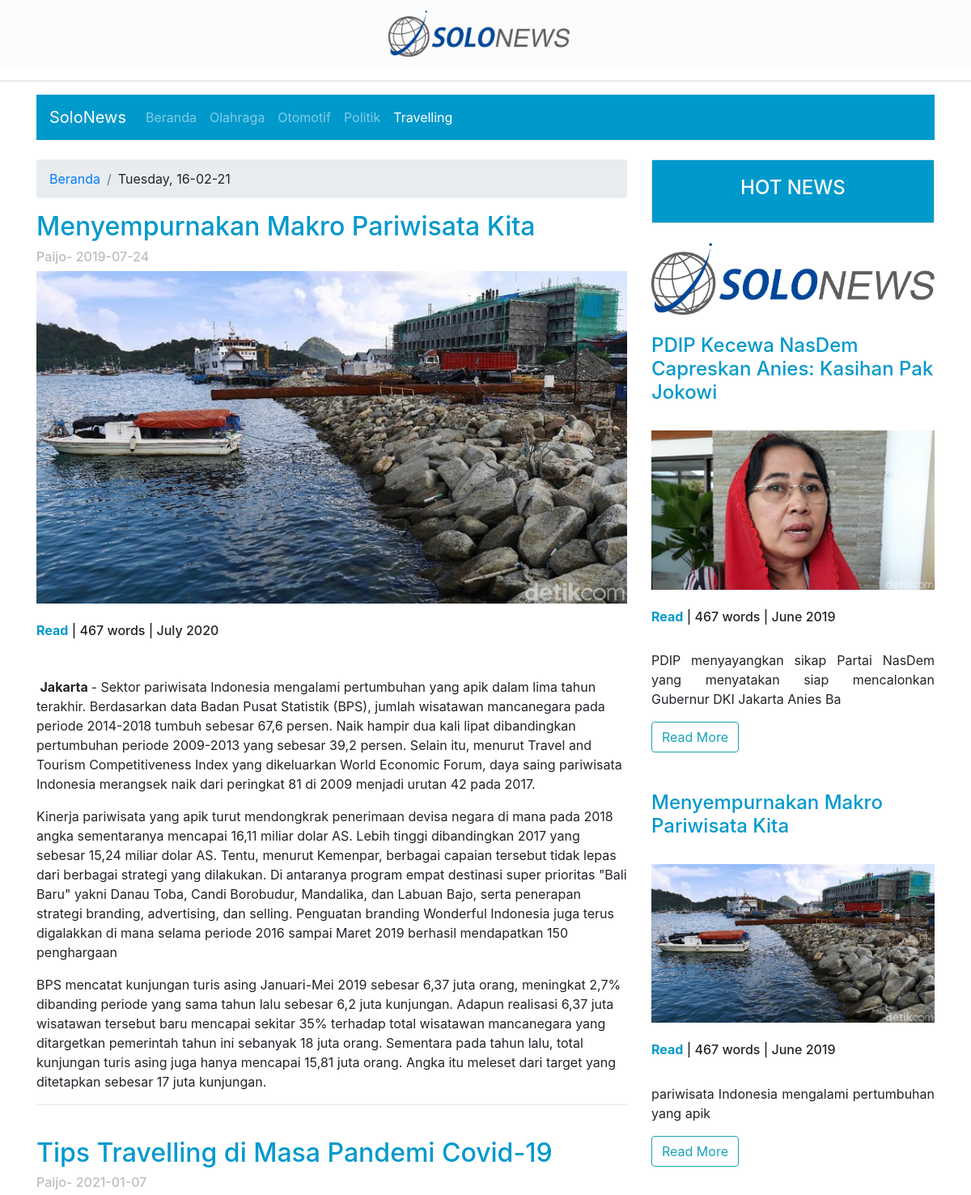
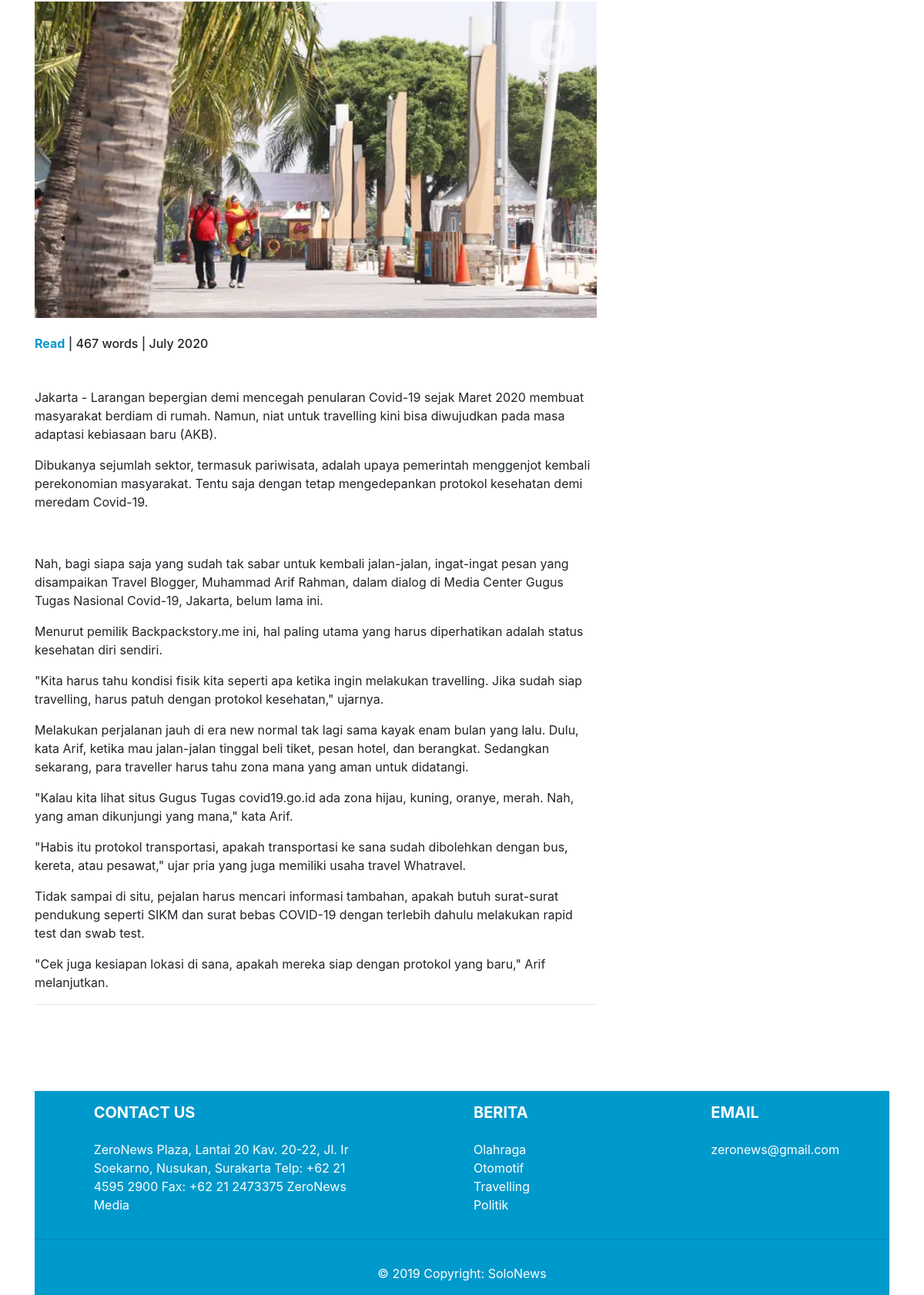
The app's page /index.php/travelling with its own data (2 pictures, top to bottom).
### tables this page shows
CREATE TABLE `berita` (
  `id` int(11) NOT NULL,
  `judul` varchar(150) DEFAULT NULL,
  `gambar` varchar(50) NOT NULL,
  `waktu_terbit` date DEFAULT NULL,
  `isi` text DEFAULT NULL,
  `headline` varchar(100) DEFAULT NULL,
  `link` varchar(50) NOT NULL,
  `penulis_id` int(11) NOT NULL,
  `berita_jenis_id` int(11) NOT NULL
);

CREATE TABLE `penulis` (
  `id` int(11) NOT NULL,
  `nama` varchar(100) NOT NULL,
  `telepon` varchar(13) DEFAULT NULL,
  `alamat` varchar(150) DEFAULT NULL,
  `email` varchar(45) DEFAULT NULL
);

### application/controllers/Travelling.php (called while the page is built, shortened)
<?php
class Travelling extends CI_Controller{
 function __construct(){
    $this->load->model('ModelTravelling');
 }
 public function index(){
    $data['berita'] = $this->ModelTravelling->tampil_data();
    $data['limit'] = $this->ModelTravelling->tampil_data2();
    $this->load->view('pages/Travelling',$data);
 }
}
 ?>

### index.php (called while the page is built, shortened)
<?php
require_once BASEPATH.'core/CodeIgniter.php';

### application/models/ModelTravelling.php (called while the page is built, shortened)
<?php if(!defined('BASEPATH')) exit ('No direct script access allowed');
class ModelTravelling extends CI_Model {
     public function tampil_data()
     {
          $this->db->where('berita_jenis_id',2);
          return $this->db->from('berita')
          ->join('penulis','penulis.id=berita.penulis_id')
          ->get()
          ->result();
     }
     public function tampil_data2()
     {
          return $this->db->get('berita', 2)->result();
     }
}

### application/views/pages/Travelling.php (the view, shortened to what this page needs)
<!DOCTYPE html>
<html>
<head>
    <link rel="stylesheet" type="text/css" href="<?php echo base_url()?>assets/bootstrap/css/bootstrap.min.css">
</head>
<body>
<nav class="navbar navbar-default" style="background-color: #fcfcfc;">
  <div class="container-fluid">
    <div class="navbar-header">
      <a class="navbar-brand" href="#">
	  <center>
        <img alt="Brand" src="<?php echo base_url('assets/images/logo.png') ?>" width="20%"></center>
      </a>
    </div>
  </div>
</nav>
<hr style="border: 1px solid #e8eaeb;">
	<div class="container">
		<nav class="navbar navbar-expand-lg navbar-dark" style="background-color: #0099CC; ">
		  <a class="navbar-brand" href="#">SoloNews</a>
		  <div class="collapse navbar-collapse" id="navbarNavDropdown">
		    <ul class="navbar-nav">
		      <li class="nav-item">
		        <a class="nav-link" href="<?php echo base_url(). 'home'?>">Beranda <span class="sr-only">(current)</span></a>
		      </li>
		      <li class="nav-item">
		        <a class="nav-link" href="<?php echo base_url(). 'olahraga'?>">Olahraga</a>
		      </li>
		      <li class="nav-item ">
		        <a class="nav-link" href="<?php echo base_url(). 'otomotif'?>">Otomotif</a>
		      </li>
		      <li class="nav-item">
		        <a class="nav-link" href="<?php echo base_url(). 'politik'?>">Politik</a>
		      </li>
		      <li class="nav-item active">
		        <a class="nav-link" href="<?php echo base_url(). 'travelling'?>">Travelling</a>
		      </li>
		    </ul>
		  </div>
		</nav>
		<br>
		<div class="row">
			<div class="col-md-8">
				<nav aria-label="breadcrumb" style="background-color: #ffffff ; ">
					<ol class="breadcrumb">
						<li class="breadcrumb-item active" aria-current="page"><a href="#">Beranda</a></li>
						<li class="breadcrumb-item"><?php echo date('l, d-m-y'); ?></li>
					</ol>
				</nav>
				<div class="berita">
						<?php
							foreach ($berita as $b ) {
						?>
						<h2 style="color: #0099CC; "><?php echo $b->judul ?></h2>
						<h6 style="color: #bdbdbd ;"><?php echo $b->nama ?>- <?php echo $b->waktu_terbit ?></h6>
						<img src="<?php echo base_url('assets/images/'.$b->gambar) ?>" width="100%"><br><br>
						<h6><b style="color:#0099CC; ">Read</b> | 467 words | July 2020</h6><br>
						<p align="justify"><?php echo $b->isi ?></p>
						<hr>
							<br>
					<?php } ?>
				</div>
			</div>
			<div class="col-md-4">
            <div class="card">
			<div class="card-body" style="text-align: center; background-color: #0099CC; color: #ffffff;">
				<h4>HOT NEWS</h4>
			</div>
		</div>
				<div class="berita2">
					<div class="isiBerita">
                        <br>
						<img src="<?php echo base_url('assets/images/logo.png') ?>" width="100%"><br><br>
						<?php
							foreach ($limit as $l ) {
						?>
						<h4 style="color: #0099CC; "><?php echo $l->judul ?></h4><br>
						<img src="<?php echo base_url('assets/images/'.$l->gambar) ?>" width="100%"><br><br>
						<h6><b style="color:#0099CC; ">Read</b> | 467 words | June 2019</h6><br>
						<p align="justify"><?php echo $l->headline ?></p>
						<a href="<?php echo base_url(). ''.$l->link ?>"><button type="button" class="btn btn-outline-info">Read More</button></a> <br><br>
						<br>
		<?php } ?>
		</div>
		</div>
	</div>
	</div>
	<br><br><br>
		<footer class="page-footer font-small stylish" style="background-color: #0099CC; color: #ffffff; ">
		  <div class="container text-center text-md-left">
		    <div class="row">
		      <div class="col-md-4 mx-auto">
		        <h5 class="font-weight-bold text-uppercase mt-3 mb-4">Contact Us</h5>
		        <p>ZeroNews Plaza, Lantai 20 Kav. 20-22, Jl. Ir Soekarno, Nusukan, Surakarta Telp: +62 21 4595 2900 Fax: +62 21 2473375 ZeroNews Media </p>
		      </div>
		      <div class="col-md-2 mx-auto">
		        <h5 class="font-weight-bold text-uppercase mt-3 mb-4">Berita</h5>
		        <ul class="list-unstyled">
		          <li>
		            Olahraga
		          </li>
		          <li>
		           Otomotif
		          </li>
		          <li>
		            Travelling
		          </li>
		          <li>
		            Politik
		          </li>
		        </ul>
		      </div>
		      <div class="col-md-2 mx-auto">
		        <h5 class="font-weight-bold text-uppercase mt-3 mb-4">Email</h5>
		        <ul class="list-unstyled">
		          <li>
		           zeronews@gmail.com
		          </li>
		        </ul>
		      </div>
		    </div>
		  </div>
		  <hr>
		  <div class="footer-copyright text-center py-3">© 2019 Copyright: SoloNews
		  </div>
		</footer>
</div>
</body>
</html>

### records on screen
berita: judul "Menyempurnakan Makro Pariwisata Kita", penulis.nama "Paijo", waktu_terbit "2019-07-24", gambar (picture), isi "Jakarta - Sektor pariwisata Indonesia mengalami pertumbuhan yang apik dalam lima tahun terakhir. Berdasarkan data Badan Pusat Statistik (BPS), jumlah wisatawan mancanegara pada periode 2014-2018 tumbuh sebesar 67,6 persen. Naik hampir dua kali lipat dibandingkan pertumbuhan periode 2009-2013 yang sebesar 39,2 persen. Selain itu, menurut Travel and Tourism Competitiveness Index yang dikeluarkan World Economic Forum, daya saing pariwisata Indonesia merangsek naik dari peringkat 81 di 2009 menjadi urutan 42 pada 2017. Kinerja pariwisata yang apik turut mendongkrak penerimaan devisa negara di mana pada 2018 angka sementaranya mencapai 16,11 miliar dolar AS. Lebih tinggi dibandingkan 2017 yang…", headline "pariwisata Indonesia mengalami pertumbuhan yang apik"
berita: judul "Tips Travelling di Masa Pandemi Covid-19", penulis.nama "Paijo", waktu_terbit "2021-01-07", gambar (picture), isi "Jakarta - Larangan bepergian demi mencegah penularan Covid-19 sejak Maret 2020 membuat masyarakat berdiam di rumah. Namun, niat untuk travelling kini bisa diwujudkan pada masa adaptasi kebiasaan baru (AKB). Dibukanya sejumlah sektor, termasuk pariwisata, adalah upaya pemerintah menggenjot kembali perekonomian masyarakat. Tentu saja dengan tetap mengedepankan protokol kesehatan demi meredam Covid-19. Nah, bagi siapa saja yang sudah tak sabar untuk kembali jalan-jalan, ingat-ingat pesan yang disampaikan Travel Blogger, Muhammad Arif Rahman, dalam dialog di Media Center Gugus Tugas Nasional Covid-19, Jakarta, belum lama ini. Menurut pemilik Backpackstory.me ini, hal paling utama yang harus…"
berita: judul "PDIP Kecewa NasDem Capreskan Anies: Kasihan Pak Jokowi", gambar (picture), headline "PDIP menyayangkan sikap Partai NasDem yang menyatakan siap mencalonkan Gubernur DKI Jakarta Anies Ba"
